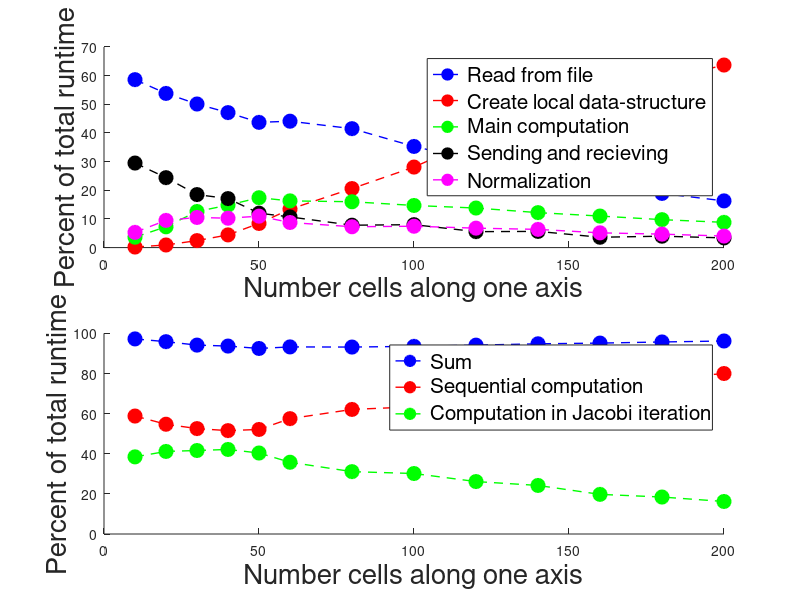

MATLAB code for this plot:
close all; 
read = [ 58.6 53.8 50.1 47.1 43.7 44.1 41.5 35.3 30.3 25.5 22.6 18.9 16.3 ];
makeLocal = [ 0.198 0.908 2.44 4.43 8.42 13.4 20.6 28.1 37.7 45.1 52.8 58.4 63.7];
mainComp = [ 3.63 7.26 12.6 14.8 17.4 16.3 16 14.7 13.8 12.2 11 9.75 8.81];
send = [ 29.5 24.4 18.5 17.1 12 10.7 7.81 8 5.56 5.65 3.61 3.98 3.38];
norm = [ 5.32 9.5 10.52 10.25 10.97 8.761 7.274 7.45 6.78 6.357 5.15 4.693 4.022];

x = [ 10 20 30 40 50 60 80 100 120 140 160 180 200];
subplot(2,1,1);
hold on; 
plot(x,read,'--bo', 'LineWidth', 1, 'MarkerSize', 10, 'MarkerEdgeColor', 'b', 'MarkerFaceColor', 'b'); 

plot(x,makeLocal,'--ro', 'LineWidth', 1, 'MarkerSize', 10, 'MarkerEdgeColor', 'r', 'MarkerFaceColor', 'r'); 

plot(x,mainComp,'--go', 'LineWidth', 1, 'MarkerSize', 10, 'MarkerEdgeColor', 'g', 'MarkerFaceColor', 'g'); 

plot(x,send,'--ko', 'LineWidth', 1, 'MarkerSize', 10, 'MarkerEdgeColor', 'k', 'MarkerFaceColor', 'k'); 

plot(x,norm,'--mo', 'LineWidth', 1, 'MarkerSize', 10, 'MarkerEdgeColor', 'm', 'MarkerFaceColor', 'm'); 
LEG1 = legend('Read from file','Create local data-structure','Main computation','Sending and recieving','Normalization')

fSize = 20; 
legSize = 15; 
xlabel('Number cells along one axis', 'FontSize',fSize)
ylabel('Percent of total runtime', 'FontSize',fSize)


subplot(2,1,2); hold on;
total = read+makeLocal+mainComp+send+norm; 
linear = read+makeLocal; 
iteration = mainComp+send+norm; 
plot(x,total,'--bo', 'LineWidth', 1, 'MarkerSize', 10, 'MarkerEdgeColor', 'b', 'MarkerFaceColor', 'b'); 
plot(x,linear,'--ro', 'LineWidth', 1, 'MarkerSize', 10, 'MarkerEdgeColor', 'r', 'MarkerFaceColor', 'r'); 
plot(x,iteration,'--go', 'LineWidth', 1, 'MarkerSize', 10, 'MarkerEdgeColor', 'g', 'MarkerFaceColor', 'g'); 
LEG2 = legend('Sum','Sequential computation','Computation in Jacobi iteration')


xlabel('Number cells along one axis', 'FontSize',fSize)
ylabel('Percent of total runtime', 'FontSize',fSize)
set(LEG1,'FontSize',legSize);
set(LEG2,'FontSize',legSize);


















%{
set(gcf,'Units','inches');
screenposition = get(gcf,'Position');
set(gcf,...
    'PaperPosition',[0 0 screenposition(3:4)],...
    'PaperSize',[screenposition(3:4)]);
print -dpdf -painters epsFig
%}



%%Source info
%{

1: Read
2: LocalGrid and matrix 
3: Main comutation in loop 
4: Modification one
5: Sending and recieving
6: Normalization one
7: Normalization two
8: updating basis functions
9: Renormalization


10 X 10 
1: 58.6
2: 0.198
3: 3.63
4: 1.18
5: 29.5
6: 4.42
7: 0.9
8: 0.788
9: 0.825


20 X 20
1: 53.8
2: 0.908
3:7.26
4:2.02
5:24.4
6: 8.37
7: 1.13
8: 1.28
9: 0.907

30 X 30 
1: 50.1
2: 2.44
3: 12.6
4: 2.53
5: 18.5
6: 9.42
7: 1.1
8: 1.94
9: 1.39

40 X 40
1: 47.1
2: 4.43
3: 14.8
4: 2.65
5: 17.1
6: 9.18
7: 1.07
8: 2.25
9: 1.35

50 X 50 
1: 43.7
2: 8.42
3: 17.4
4: 3.32
5: 12
6: 9.93
7: 1.04
8: 2.74
9: 1.52

60 X 60
1: 44.1
2: 13.4
3: 16.3
4: 2.82
5: 10.7
6: 7.94
7: 0.821
8: 2.68
9: 1.32


80 X 80
1: 41.5
2: 20.6
3: 16
4: 3.05
5: 7.81
6: 6.61
7: 0.664
8: 2.63
9: 1.23

100 X 100
1:35.3
2:28.1
3:14.7
4:2.81
5: 8
6: 6.94
7: 0.51
8: 2.48
9: 1.14

120 X 120
30.3
37.7
13.8
2.42
5.56
6.36
0.421
2.35
1.01

140 X 140 
25.5
45.1
12.2
2.14
5.65
6.03
0.327
2.09
0.887

160 X 160 
22.6
52.8
11
2.01
3.61
4.9
0.25
1.98
0.765

180 X 180
18.9
58.4
9.75
1.73
3.98
4.48
0.213
1.8
0.679

200 X 200
16.3
63.7
8.81
1.53
3.38
3.84
0.182
1.6
0.601

%}